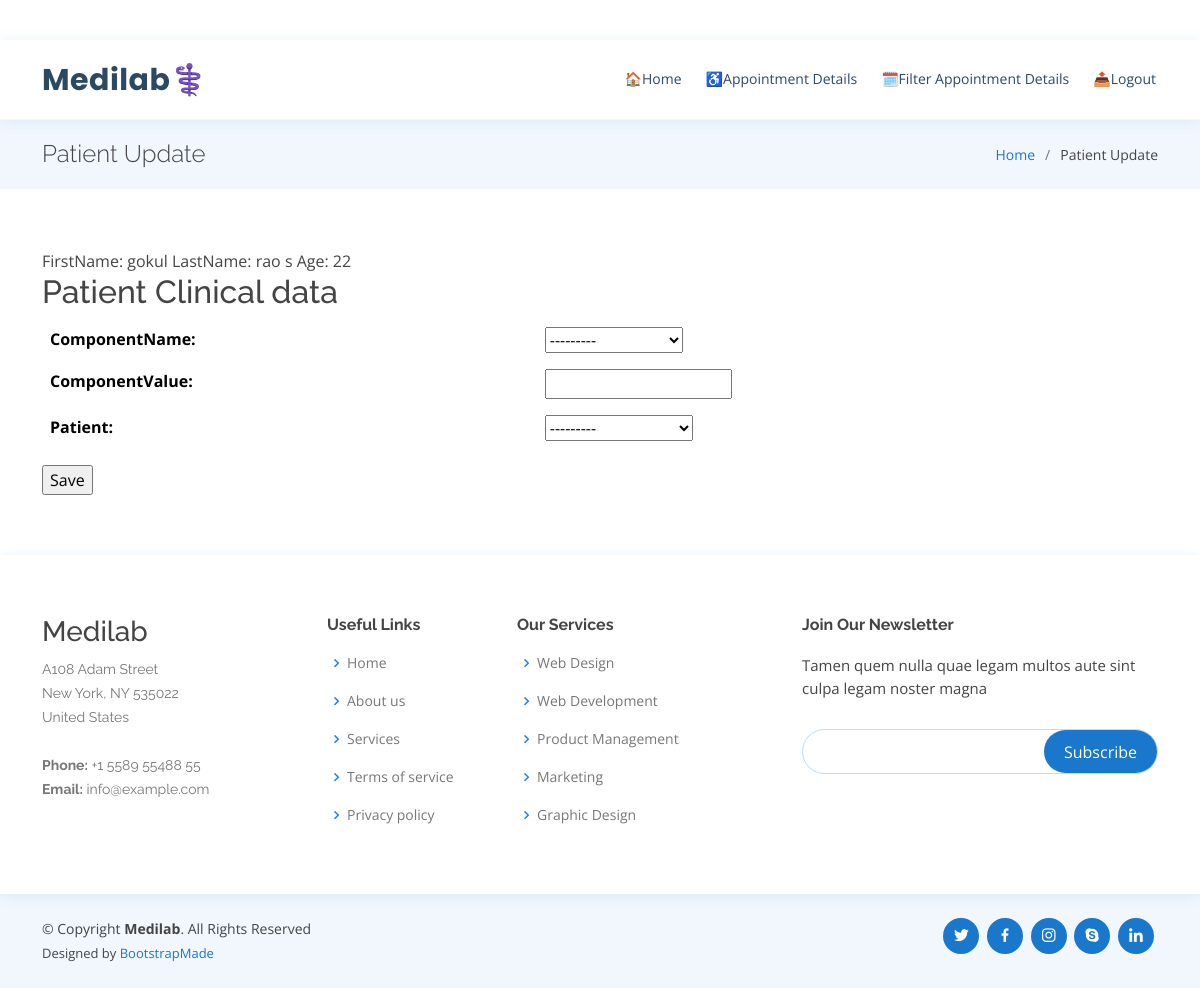
The page /view/addData/1/ on the database its author committed.
### clinicalsApp/models.py (models this page shows)
class Patient(models.Model):
    lastName= models.CharField(max_length=20)
    firstName= models.CharField(max_length=20)
    age = models.IntegerField()

### clinicalsApp/views.py (the view)
# urls.py: path('view/addData/<int:pk>/',views.addData),
def addData(request, **kwargs):
    form= ClinicalDataForm
    patient= Patient.objects.get(id=kwargs['pk'])
    if request.method=="POST":
        form=ClinicalDataForm(request.POST)
        if form.is_valid():
            form.save()
        return redirect("index")
    return render(request, 'clinicalsApp/clinicaldata_form.html',{'form':form,'patient':patient})

### templates/clinicalsApp/clinicaldata_form.html (shortened to what this page needs)
<!DOCTYPE html>
<html lang="en">
  {% load static %}
<head>
   <link href="{% static 'assets/vendor/fontawesome-free/css/all.min.csss' %}" rel="stylesheet">
   <link href="{% static 'assets/vendor/animate.css/animate.min.css' %}" rel="stylesheet">
   <link href="{% static 'assets/vendor/bootstrap/css/bootstrap.min.css' %}" rel="stylesheet">
   <link href="{% static 'assets/vendor/bootstrap-icons/bootstrap-icons.css' %}" rel="stylesheet">
   <link href="{% static 'assets/vendor/boxicons/css/boxicons.min.css' %}" rel="stylesheet">
   <link href="{% static 'assets/vendor/glightbox/css/glightbox.min.css' %}" rel="stylesheet">
   <link href="{% static 'assets/vendor/remixicon/remixicon.css' %}" rel="stylesheet">
   <link href="{% static 'assets/vendor/swiper/swiper-bundle.min.css' %}" rel="stylesheet">
   <link href="{% static 'assets/css/style.css' %}" rel="stylesheet">
</head>
<body>
  <header id="header" class="fixed-top">
    <div class="container d-flex align-items-center">
      <h1 class="logo me-auto"><a href="index.html">Medilab⚕️</a></h1>
      <nav id="navbar" class="navbar order-last order-lg-0">
        <ul>
          <li><a class="nav-link scrollto " href="{% url 'index' %}">🏠Home</a></li>
          <li><a class="nav-link scrollto" href="{% url 'all' %}">♿Appointment Details</a></li>
          <li><a class="nav-link scrollto" href="{% url 'select_date' %}">🗓️Filter Appointment Details</a></li>
          <li><a class="nav-link scrollto" href="{% url 'logout' %}">📤Logout</a></li>
        </ul>
      </nav>
    </div>
  </header>
  <main id="main">
    <section class="breadcrumbs">
      <div class="container">
        <div class="d-flex justify-content-between align-items-center">
          <h2>Patient Update</h2>
          <ol>
            <li><a href="index.html">Home</a></li>
            <li>Patient Update</li>
          </ol>
        </div>
      </div>
    </section>
    <section class="inner-page" style="margin-left: auto; margin-right: auto;">
      <div class="container">
        FirstName: {{patient.firstName}}
        LastName: {{patient.lastName}}
        Age: {{patient.age}}
        <h2>Patient Clinical data</h2>
        <form method="post">
            <table class="table table-borderless">
                {{form.as_table}}
            </table>
            <input type="submit" value="Save">
        </form>
</div>
</section>
</main>
<footer id="footer">
<div class="footer-top">
  <div class="container">
    <div class="row">
      <div class="col-lg-3 col-md-6 footer-contact">
        <h3>Medilab</h3>
        <p>
          A108 Adam Street <br>
          New York, NY 535022<br>
          United States <br><br>
          <strong>Phone:</strong> +1 5589 55488 55<br>
          <strong>Email:</strong> info@example.com<br>
        </p>
      </div>
      <div class="col-lg-2 col-md-6 footer-links">
        <h4>Useful Links</h4>
        <ul>
          <li><i class="bx bx-chevron-right"></i> <a href="#">Home</a></li>
          <li><i class="bx bx-chevron-right"></i> <a href="#">About us</a></li>
          <li><i class="bx bx-chevron-right"></i> <a href="#">Services</a></li>
          <li><i class="bx bx-chevron-right"></i> <a href="#">Terms of service</a></li>
          <li><i class="bx bx-chevron-right"></i> <a href="#">Privacy policy</a></li>
        </ul>
      </div>
      <div class="col-lg-3 col-md-6 footer-links">
        <h4>Our Services</h4>
        <ul>
          <li><i class="bx bx-chevron-right"></i> <a href="#">Web Design</a></li>
          <li><i class="bx bx-chevron-right"></i> <a href="#">Web Development</a></li>
          <li><i class="bx bx-chevron-right"></i> <a href="#">Product Management</a></li>
          <li><i class="bx bx-chevron-right"></i> <a href="#">Marketing</a></li>
          <li><i class="bx bx-chevron-right"></i> <a href="#">Graphic Design</a></li>
        </ul>
      </div>
      <div class="col-lg-4 col-md-6 footer-newsletter">
        <h4>Join Our Newsletter</h4>
        <p>Tamen quem nulla quae legam multos aute sint culpa legam noster magna</p>
        <form action="" method="post">
          <input type="email" name="email"><input type="submit" value="Subscribe">
        </form>
      </div>
    </div>
  </div>
</div>
<div class="container d-md-flex py-4">
  <div class="me-md-auto text-center text-md-start">
    <div class="copyright">
      &copy; Copyright <strong><span>Medilab</span></strong>. All Rights Reserved
    </div>
    <div class="credits">
      Designed by <a href="https://bootstrapmade.com/">BootstrapMade</a>
    </div>
  </div>
  <div class="social-links text-center text-md-right pt-3 pt-md-0">
    <a href="#" class="twitter"><i class="bx bxl-twitter"></i></a>
    <a href="#" class="facebook"><i class="bx bxl-facebook"></i></a>
    <a href="#" class="instagram"><i class="bx bxl-instagram"></i></a>
    <a href="#" class="google-plus"><i class="bx bxl-skype"></i></a>
    <a href="#" class="linkedin"><i class="bx bxl-linkedin"></i></a>
  </div>
</div>
</footer>
</body>
</html>

### static/assets/css/style.css (style rules this page uses)
body { font-family: "Open Sans", sans-serif; color: #444444; }
a { color: #1977cc; text-decoration: none; }
h1, h2, h3, h4, h5, h6 { font-family: "Raleway", sans-serif; }
#header { background: #fff; transition: all 0.5s; z-index: 997; padding: 15px 0; top: 40px; box-shadow: 0px 2px 15px rgba(25, 119, 204, 0.1); }
#header .logo { font-size: 30px; margin: 0; padding: 0; line-height: 1; font-weight: 700; letter-spacing: 0.5px; font-family: "Poppins", sans-serif; }
#header .logo a { color: #2c4964; }
.navbar { padding: 0; }
.navbar ul { margin: 0; padding: 0; display: flex; list-style: none; align-items: center; }
.navbar li { position: relative; }
.navbar>ul>li { position: relative; white-space: nowrap; padding: 8px 0 8px 20px; }
.navbar a, .navbar a:focus { display: flex; align-items: center; justify-content: space-between; font-size: 14px; color: #2c4964; white-space: nowrap; transition: 0.3s; border-bottom: 2px solid #fff; padding: 5px 2px; }
section { padding: 60px 0; overflow: hidden; }
.breadcrumbs { padding: 20px 0; background-color: #f1f7fd; min-height: 40px; margin-top: 120px; }
.breadcrumbs h2 { font-size: 24px; font-weight: 300; margin: 0; }
.breadcrumbs ol { display: flex; flex-wrap: wrap; list-style: none; padding: 0; margin: 0; font-size: 14px; }
.breadcrumbs ol li+li { padding-left: 10px; }
.breadcrumbs ol li+li::before { display: inline-block; padding-right: 10px; color: #6c757d; content: "/"; }
#footer { color: #444444; font-size: 14px; background: #f1f7fd; }
#footer .footer-top { padding: 60px 0 30px 0; background: #fff; box-shadow: 0px 2px 15px rgba(25, 119, 204, 0.1); }
#footer .footer-top .footer-contact { margin-bottom: 30px; }
#footer .footer-top .footer-contact p { font-size: 14px; line-height: 24px; margin-bottom: 0; font-family: "Raleway", sans-serif; color: #777777; }
#footer .footer-top h4 { font-size: 16px; font-weight: bold; color: #444444; position: relative; padding-bottom: 12px; }
#footer .footer-top .footer-links { margin-bottom: 30px; }
#footer .footer-top .footer-links ul { list-style: none; padding: 0; margin: 0; }
#footer .footer-top .footer-links ul i { padding-right: 2px; color: #1c84e3; font-size: 18px; line-height: 1; }
#footer .footer-top .footer-links ul li { padding: 10px 0; display: flex; align-items: center; }
#footer .footer-top .footer-links ul li:first-child { padding-top: 0; }
#footer .footer-top .footer-links ul a { color: #777777; transition: 0.3s; display: inline-block; line-height: 1; }
#footer .footer-newsletter { font-size: 15px; }
#footer .footer-newsletter h4 { font-size: 16px; font-weight: bold; color: #444444; position: relative; padding-bottom: 12px; }
#footer .footer-newsletter form { margin-top: 30px; background: #fff; padding: 6px 10px; position: relative; border-radius: 50px; text-align: left; border: 1px solid #bfdcf7; }
#footer .footer-newsletter form input[type=email] { border: 0; padding: 4px 8px; width: calc(100% - 100px); }
#footer .footer-newsletter form input[type=submit] { position: absolute; top: 0; right: 0; bottom: 0; border: 0; background: none; font-size: 16px; padding: 0 20px; background: #1977cc; color: #fff; transition: 0.3s; border-radius: 50px; }
#footer .credits { padding-top: 5px; font-size: 13px; color: #444444; }
#footer .social-links a { font-size: 18px; display: inline-block; background: #1977cc; color: #fff; line-height: 1; padding: 8px 0; margin-right: 4px; border-radius: 50%; text-align: center; width: 36px; height: 36px; transition: 0.3s; }

### rows shown on the page
Patient: firstName "gokul", lastName "rao s", age "22"
